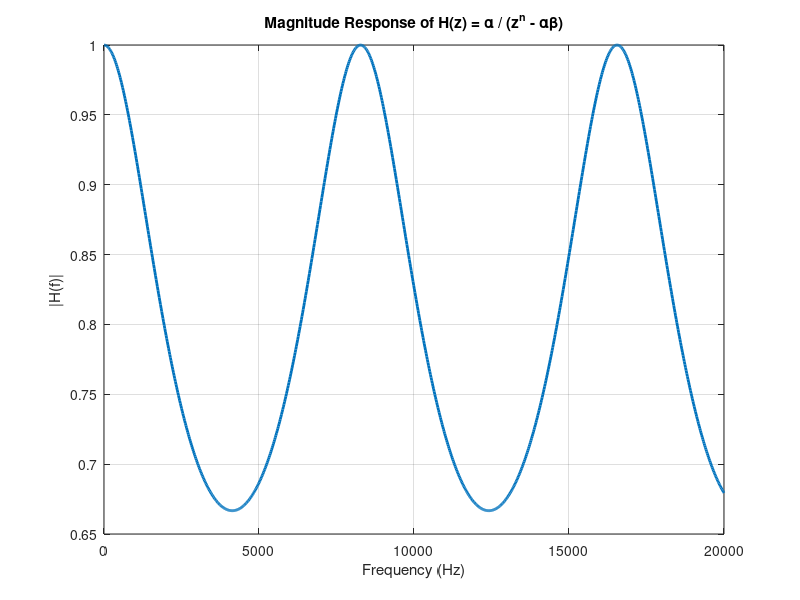
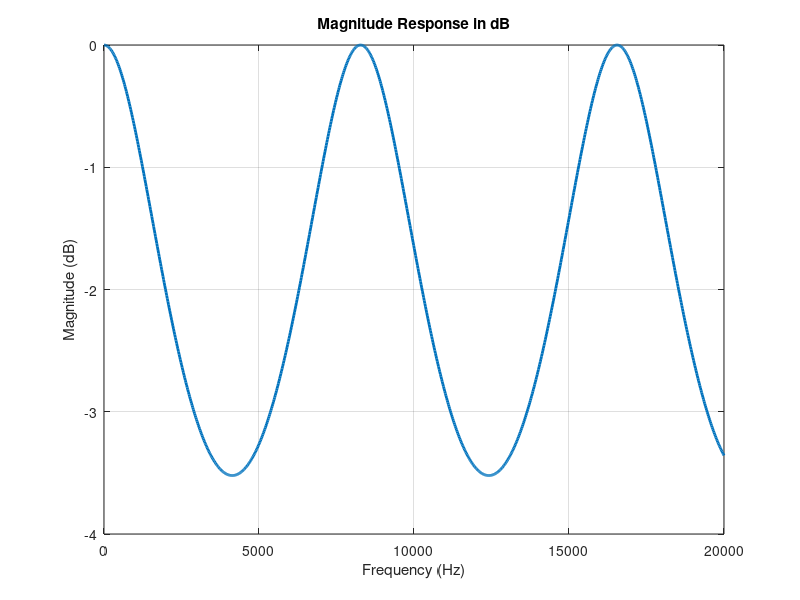

MATLAB code for these plots, in order:
clc
clear all
close all

% Parameters
alpha = 0.8;
beta  = 0.2/0.8;
n     = 4801;          % <-- change delay order if needed
fs    = 48000;      % Sampling rate (must be >= 2*20kHz)

% Define frequency range
f = linspace(0, 20000, 1000);
w = 2*pi*f/fs;      % normalized radian frequency

% Compute frequency response
z = exp(1j*w);
H = alpha ./ (z.^n - alpha*beta);

% Plot magnitude response
figure;
plot(f, abs(H), 'LineWidth', 2);
grid on;
xlabel('Frequency (Hz)');
ylabel('|H(f)|');
title('Magnitude Response of H(z) = \alpha / (z^n - \alpha\beta)');

% Optional: plot in dB
figure;
plot(f, 20*log10(abs(H)), 'LineWidth', 2);
grid on;
xlabel('Frequency (Hz)');
ylabel('Magnitude (dB)');
title('Magnitude Response in dB');
